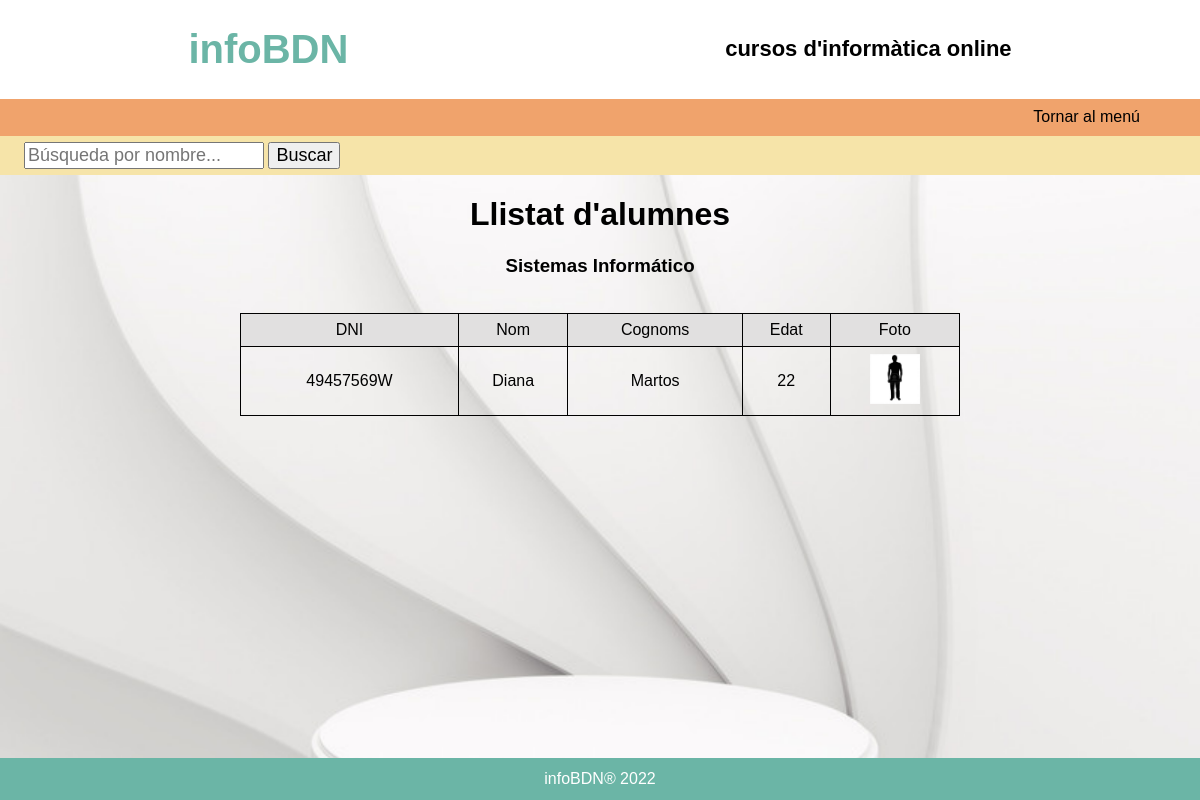
Screenshot of /LlistarAlumnes.php?id=Sistemas Informático (signed in) with the database file from the repository.
### tables this page shows
CREATE TABLE `alumnes` (
  `EMAIL` varchar(20) NOT NULL,
  `DNI` varchar(20) NOT NULL,
  `PASSWORD` varchar(50) NOT NULL,
  `NOM` varchar(20) NOT NULL,
  `COGNOMS` varchar(20) NOT NULL,
  `EDAT` int(11) NOT NULL,
  `FOTO` varchar(50) NOT NULL
);

### LlistarAlumnes.php (the view, shortened to what this page needs)
<?php
    $conexion=bbdd();
?>
<!DOCTYPE html>
<html lang="en">
<head>
    <link rel="stylesheet" type="text/css" href="styles.css"/>
</head>
<body>
    <?php
        if(isset($_SESSION['profe'])){?>
            <header>
                <h1 class="logo">infoBDN</h1>
                <h6 class="slogan">cursos d'informàtica online</h6>
            </header>
            <nav>
                <a href="MenuProfe.php">Tornar al menú</a>
            </nav>
            <main class="bgprof">
                <section>
                    <form action="LlistarAlumnes.php" method="POST">
                        <input type="text" name="buscar" value="" placeholder="Búsqueda por nombre..." required>
                        <input type="submit" name="enviar" value="Buscar"/>
                    </form>
                </section>
                <h1 style=text-align:center;>Llistat d'alumnes</h1>
                <?php
                if ($_POST){
                    $name=$_POST['buscar'];
                    echo "<h3 style=text-align:center;>".$_SESSION['nomcurs']."</h3>";
                    $query="SELECT * FROM cursos WHERE nom='".$_SESSION['nomcurs']."' AND dniprofessor='".$_SESSION['profe']."'";
                    $consulta = mysqli_query($conexion, $query);
                    $registros=mysqli_num_rows($consulta);
                    for ($i=0;$i<$registros;$i++){
                        $filas=$consulta->fetch_assoc();
                        ?> <table class="tabla"> <?php
                        echo "<tr>";
                        echo "<td> DNI </td>";
                        echo "<td> Nom </td>";
                        echo "<td> Cognoms </td>";
                        echo "<td> Edat </td>";
                        echo "<td> Foto </td>";
                        echo "</tr>";
                        $query2="SELECT * FROM matricula WHERE codi='".$filas['CODI']."'";
                        $consulta2 = mysqli_query($conexion, $query2);
                        $registros2=mysqli_num_rows($consulta2);
                        for ($j=0;$j<$registros2;$j++){
                            $filas2=$consulta2->fetch_assoc();
                            $query3="SELECT * FROM alumnes WHERE dni='".$filas2['DNI_ALUMNE']."' AND nom LIKE '%$name%'";
                            $consulta3 = mysqli_query($conexion, $query3);
                            $registros3=mysqli_num_rows($consulta3);
                            for ($h=0;$h<$registros3;$h++){
                                $filas3=$consulta3->fetch_assoc();
                                echo "<tr>";
                                echo "<td>".$filas3['DNI']."</td>";
                                echo "<td>".$filas3['NOM']."</td>";
                                echo "<td>".$filas3['COGNOMS']."</td>";
                                echo "<td>".$filas3['EDAT']."</td>";
                                echo "<td><img src=imagenesalumno/".$filas3['FOTO']." height=50 width=50></td>";
                                echo "</tr>";
                            }
                        }
                        echo "</table>";
                    }
                }
                else{
                    $nomcurs=$_GET['id'];
                    echo "<h3 style=text-align:center;>".$nomcurs."</h3>";
                    $query="SELECT * FROM cursos WHERE nom='$nomcurs' AND dniprofessor='".$_SESSION['profe']."'";
                    $consulta = mysqli_query($conexion, $query);
                    $registros=mysqli_num_rows($consulta);
                    for ($i=0;$i<$registros;$i++){
                        $filas=$consulta->fetch_assoc();
                        ?> <table class="tabla"> <?php
                        echo "<tr>";
                        echo "<td> DNI </td>";
                        echo "<td> Nom </td>";
                        echo "<td> Cognoms </td>";
                        echo "<td> Edat </td>";
                        echo "<td> Foto </td>";
                        echo "</tr>";
                        $query2="SELECT * FROM matricula WHERE codi='".$filas['CODI']."'";
                        $consulta2 = mysqli_query($conexion, $query2);
                        $registros2=mysqli_num_rows($consulta2);
                        for ($j=0;$j<$registros2;$j++){
                            $filas2=$consulta2->fetch_assoc();
                            $query3="SELECT * FROM alumnes WHERE dni='".$filas2['DNI_ALUMNE']."'";
                            $consulta3 = mysqli_query($conexion, $query3);
                            $registros3=mysqli_num_rows($consulta3);
                            for ($h=0;$h<$registros3;$h++){
                                $filas3=$consulta3->fetch_assoc();
                                echo "<tr>";
                                echo "<td>".$filas3['DNI']."</td>";
                                echo "<td>".$filas3['NOM']."</td>";
                                echo "<td>".$filas3['COGNOMS']."</td>";
                                echo "<td>".$filas3['EDAT']."</td>";
                                echo "<td><img src=imagenesalumno/".$filas3['FOTO']." height=50 width=50></td>";
                                echo "</tr>";
                            }
                        }
                        echo "</table>";
                    }
                }
                ?>
            </main>
            <footer>
                <p>infoBDN® 2022</p>
            </footer>
        <?php }
        else{
            ?>
            <META HTTP-EQUIV="REFRESH" CONTENT="0;URL=LogIn.php">
            <?php
        }
    ?>
</body>
</html>

### styles.css (style rules this page uses)
html { height:100%; }
body { margin:0; display: flex; flex-direction: column; height: 100%; font-family: 'Trebuchet MS', 'Lucida Sans Unicode', 'Lucida Grande', 'Lucida Sans', Arial, sans-serif; }
header { display: flex; justify-content: space-around; align-items: center; }
.logo { color:#6BB5A6;font-size: 40px; }
.slogan { font-size:22px;margin:0; }
footer { display: flex; justify-content: center; position: relative; width:100%; bottom: 0; background-color:#6BB5A6; }
footer p { margin:1% 5%;color:#ffffff; }
nav { display:flex; justify-content: right; padding:0.8% 0; background-color: #F0A36C; }
nav a { margin-right:5%;text-decoration: none;color:black; }
.formlogin p, input { font-size:18px; }
main { height:100%; }
section { padding-bottom:0.5%; padding-top:0.5%; background-color: #f6e4a9; }
section form { margin-left:2%; }
.tabla { border-collapse: collapse; align-items: center; justify-content: center; text-align: center; width:60%; margin:auto; margin-top:3%; }
.tabla tr,.tabla td { text-align: center; border:1px solid black; padding-top:1%; padding-bottom:1%; }
.tabla tr:nth-child(2n+1) { background-color: rgb(225, 224, 224,2); }
.bgprof { background-image: url(img/bgGest.png); background-size: cover; }

### rows the page displays
alumnes: DNI "49457569W", NOM "Diana", COGNOMS "Martos", EDAT "22", FOTO (picture)

### other values shown
$nomcurs "Sistemas Informático"
